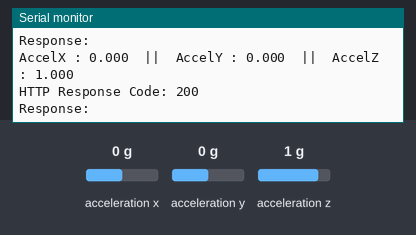
Recording of a sketch running on a simulated ESP32. Parts: the last lines printed to the serial monitor. The inputs (shaded band) are chosen by the test bench; at power-on: acceleration x 0 g, acceleration y 0 g, acceleration z 1 g. WiFi joins after 1.5 s; servers stay silent unless stated; uploads are accepted with an empty reply.

Above: at 2.7 s.
2.8 s: acceleration x set to -1.4 g
At 3.07 s:
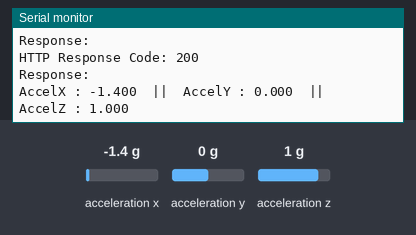
4.3 s: acceleration y set to -1.4 g
At 4.48 s:
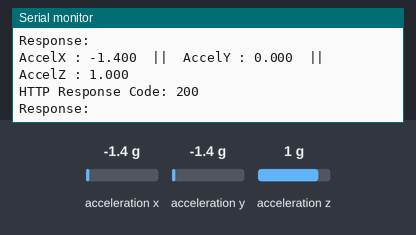
5.8 s: acceleration z set to -1.4 g
At 5.9 s:
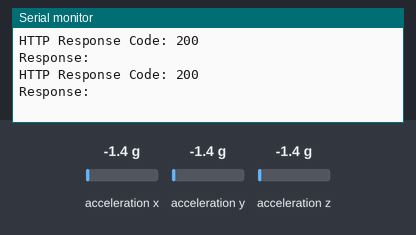

The sketch:

grove_arduino_supabase.ino
```cpp
#include <WiFi.h>
#include <HTTPClient.h>
#include <ArduinoJson.h>
#include <LSM6DS3.h>
#include <Wire.h>

LSM6DS3 myIMU(I2C_MODE, 0x6A);
float aX, aY, aZ;

// Variabile per controllare frequenza di campionamento e intervallo di campionamento
unsigned long lastSampleTime = 0;
const unsigned long sampleInterval = 500;

const char* ssid = "FabulousNet";    // Sostituisci con il nome della tua rete WiFi
const char* password = "25jan2022";  // Sostituisci con la password della tua rete WiFi

// Supabase credentials
#define supabaseUrl "https://obglvvzwmypfrfltofgr.supabase.co"
#define supabaseKey "eyJhbGciOiJIUzI1NiIsInR5cCI6IkpXVCJ9.eyJpc3MiOiJzdXBhYmFzZSIsInJlZiI6Im9iZ2x2dnp3bXlwZnJmbHRvZmdyIiwicm9sZSI6ImFub24iLCJpYXQiOjE3NDE2ODg5MDYsImV4cCI6MjA1NzI2NDkwNn0.0kv9_bL5lLibR7Y4Ui6fUIq43MekqHNXAcKyIps2HMA"
#define tableName "scritturagiroacc"

int i = 0;

void setup() {
  Serial.begin(115200);
  WiFi.begin(ssid, password);

  while (WiFi.status() != WL_CONNECTED) {
    delay(500);
    Serial.print(".");
  }

  Serial.println("");
  Serial.println("WiFi connected.");
  Serial.println("IP address: ");
  Serial.println(WiFi.localIP());

  sensorInizialization();
}

void loop() {
  sendData();  // Update Record of id=1
  delay(1);    // Wait

  // Controlla se è il momento di leggere i dati del sensore
  unsigned long currentTime = millis();

  if (currentTime - lastSampleTime >= sampleInterval) {
    lastSampleTime = currentTime;

    sensorReading();
  }
}

// Funzione per inizializzare il sensore
void sensorInizialization() {

  if (myIMU.begin() != 0) {
    Serial.println("Accelerometer error");
  } else {
    // Stampa intestazione dati nella seriale
    Serial.println("aX,aY,aZ");
  }
}

// Funzione per leggere i dati dell'accelerometro
void sensorReading() {
  aX = myIMU.readFloatAccelX();
  aY = myIMU.readFloatAccelY();
  aZ = myIMU.readFloatAccelZ();

  Serial.print("AccelX : " + String(aX, 3));
  Serial.print("  ||  AccelY : " + String(aY, 3));
  Serial.print("  ||  AccelZ : " + String(aZ, 3));
  Serial.println();
}

// Funzione per inviare i dati a Supabase
void sendData() {

  if (WiFi.status() != WL_CONNECTED) {
    Serial.println("WiFi not connected. Attempting to reconnect...");
    while (!WiFi.reconnect()) {
      Serial.println("Reconnecting to WiFi...");
      delay(500);
    }
    Serial.println("WiFi reconnected.");
  }


  HTTPClient http;
  String endpoint = String(supabaseUrl) + "/rest/v1/" + tableName + "?id=eq.1";  // Update row with id=1
  http.begin(endpoint);

  http.addHeader("Content-Type", "application/json");
  http.addHeader("apikey", supabaseKey);
  http.addHeader("Authorization", "Bearer " + String(supabaseKey));
  http.addHeader("Prefer", "return=representation");


  // i++;


  StaticJsonDocument<200> jsonDoc;
  JsonObject valuesObj = jsonDoc.createNestedObject("values");
  valuesObj["x"] = aX;  // 10;
  valuesObj["y"] = aY;  // 2;
  valuesObj["z"] = aZ;  // 3 + i;


  // Serialize JSON to a string
  String jsonString;
  serializeJson(jsonDoc, jsonString);  // Serialize the JSON document to a string

  int httpResponseCode = http.PATCH(jsonString);  // PATCH the JSON data
  String response = http.getString();             // Get the response from the server


  if (httpResponseCode > 0) {
    Serial.print("HTTP Response Code: ");
    Serial.println(httpResponseCode);
    Serial.println("Response: " + response);
  } else {
    Serial.print("Error in sending PATCH request: ");
    Serial.println(http.errorToString(httpResponseCode));
  }

  http.end();
}
```

Measured:
- after the input at 2.8 s, the serial monitor: prints a new line after 0.12 s (image 1)
